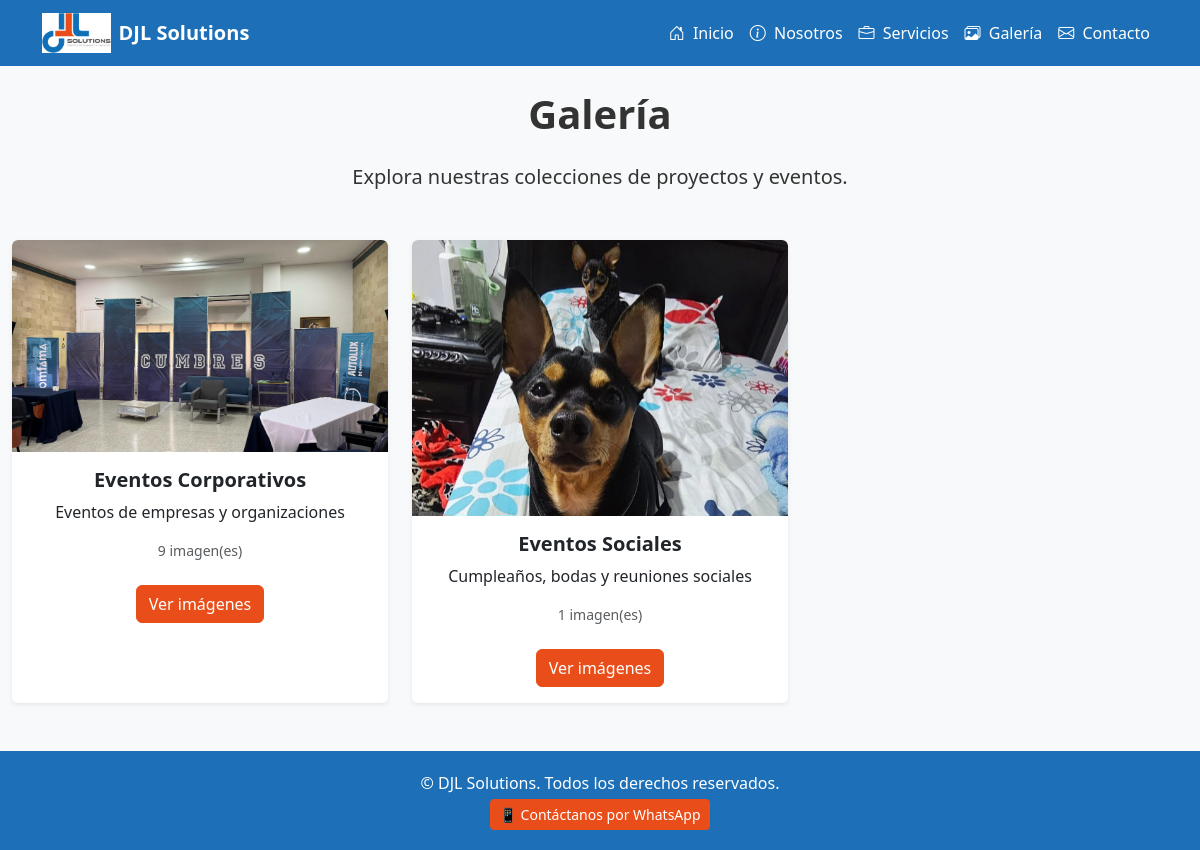
Screenshot of /galeria with the database file from the repository.
### models.py (models this page shows)
class Album(db.Model):
    id = db.Column(db.Integer, primary_key=True)
    name = db.Column(db.String(100), nullable=False, unique=True)
    description = db.Column(db.String(255))
    images = db.relationship('GalleryImage', backref='album', lazy=True)

class GalleryImage(db.Model):
    id = db.Column(db.Integer, primary_key=True)
    filename = db.Column(db.String(100), nullable=False)
    uploaded_at = db.Column(db.DateTime, default=datetime.utcnow)
    album_id = db.Column(db.Integer, db.ForeignKey('album.id'), nullable=False)

### app.py (the view)
@app.route('/galeria')
def galeria():
    albums = Album.query.all()
    return render_template('galeria.html', albums=albums)

### templates/galeria.html
{% extends 'base.html' %}
{% block content %}
<section class="mb-5 text-center">
  <h1 class="fw-bold mb-4">Galería</h1>
  <p class="lead mx-auto" style="max-width: 800px;">
    Explora nuestras colecciones de proyectos y eventos.
  </p>
</section>
<div class="row g-4">
  {% for album in albums %}
  <div class="col-md-4">
    <div class="card border-0 shadow-sm h-100 album-card position-relative overflow-hidden">
      {% if album.images %}
        <a href="{{ url_for('album_detail', album_id=album.id) }}">
          <img src="{{ url_for('static', filename='images/galeria/' ~ album.images[0].filename) }}"
               class="card-img-top img-fluid album-image"
               alt="Imagen de álbum">
        </a>
      {% else %}
        <a href="{{ url_for('album_detail', album_id=album.id) }}">
          <img src="{{ url_for('static', filename='images/galeria/no_image.jpg') }}"
               class="card-img-top img-fluid album-image"
               alt="Sin imágenes">
        </a>
      {% endif %}
      <div class="card-body text-center">
        <h5 class="card-title fw-bold">{{ album.name }}</h5>
        <p class="card-text">{{ album.description }}</p>
        <p class="text-muted small">{{ album.images | length }} imagen(es)</p>
        <a href="{{ url_for('album_detail', album_id=album.id) }}" class="btn btn-primary mt-2">Ver imágenes</a>
      </div>
    </div>
  </div>
  {% endfor %}
</div>
{% endblock %}

### static/css/styles.css (style rules this page uses)
body { font-family: 'Segoe UI', Tahoma, Geneva, Verdana, sans-serif; background-color: #f8f9fa; color: #333; }
.btn-primary { background-color: #e94e1a; border-color: #e94e1a; }
.album-card { transition: transform 0.3s ease; }
.album-image { transition: opacity 0.3s ease; }

### rows the page displays
Album: filename (picture), name "Eventos Corporativos", description "Eventos de empresas y organizaciones", images|length "9"
Album: filename (picture), name "Eventos Sociales", description "Cumpleaños, bodas y reuniones sociales", images|length "1"
